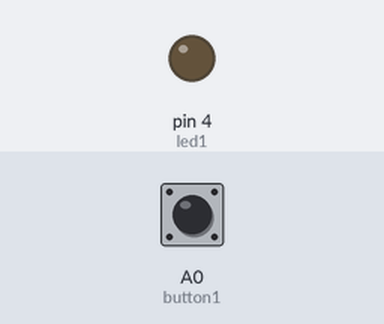
Bench run of a sketch on a simulated Arduino Nano, built with avr-gcc and run on an emulated ATmega328P. Parts: output pins drawn as LEDs (lit = HIGH). The inputs (shaded band) are chosen by the test bench; at power-on: A0 (button1) LOW.

Above: at 1.2 s.
1.3 s: A0 (button1) pulled HIGH for 0.15 s
At 2.2 s:
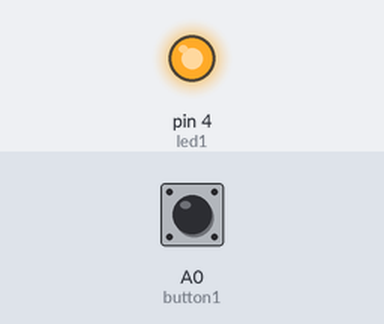
4.4 s: A0 (button1) pulled HIGH for 1 s
8.4 s: A0 (button1) pulled HIGH for 3.2 s
Timing chart, 0 to 16.1 s (numbered marks = the images above; inputs shaded):
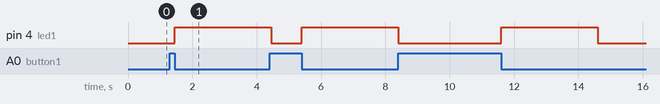

Measured:
- after the input at 1.3 s, pin 4 (led1): LOW → HIGH after 0.15 s

The sketch:

PlcLab_LedDelayOff.ino
```cpp
  /******************************************************************
  Project name : Plc Lab - LED delay off
  Author       : PLC-EXPERT
  Date Time    : 2019-01-02
  Description  : LED delay switching example
  CPU BOARD    : Arduino NANO
  URL          : www.plc-expert.com
******************************************************************/


#define led1 4

#define button1 A0
long last_millis;
bool button_state;
int interval = 3000;

void setup()
{
  pinMode(led1, OUTPUT);
  pinMode(button1, INPUT);
}

void loop()
{
    if(digitalRead(button1) && digitalRead(led1) == false)
    {
        button_state = true;
    }

    if(button_state && digitalRead(button1) == false)
    {
        button_state = false;
        digitalWrite(led1, true);
        last_millis = millis() + interval;
    }

    long current_millis = millis();

    if(current_millis > last_millis)
    {
        digitalWrite(led1, false);
    }
}
```
